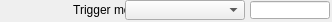
   <widget class="caFrame" name="caFrame_11">
    <property name="geometry">
     <rect>
      <x>350</x>
      <y>385</y>
      <width>332</width>
      <height>22</height>
     </rect>
    </property>
    <widget class="caLabel" name="caLabel_23">
     <property name="geometry">
      <rect>
       <x>0</x>
       <y>0</y>
       <width>144</width>
       <height>20</height>
      </rect>
     </property>
     <property name="frameShape">
      <enum>QFrame::NoFrame</enum>
     </property>
     <property name="text">
      <string>Trigger mode</string>
     </property>
     <property name="alignment">
      <set>Qt::AlignAbsolute|Qt::AlignRight|Qt::AlignTrailing|Qt::AlignVCenter</set>
     </property>
     <property name="fontScaleMode">
      <enum>ESimpleLabel::WidthAndHeight</enum>
     </property>
     <property name="foreground">
      <color>
       <red>0</red>
       <green>0</green>
       <blue>0</blue>
      </color>
     </property>
     <property name="background">
      <color alpha="0">
       <red>0</red>
       <green>0</green>
       <blue>0</blue>
      </color>
     </property>
    </widget>
    <widget class="caMenu" name="caMenu_3">
     <property name="geometry">
      <rect>
       <x>125</x>
       <y>0</y>
       <width>120</width>
       <height>20</height>
      </rect>
     </property>
     <property name="channel" stdset="0">
      <string>$(P)$(R)TriggerMode</string>
     </property>
     <property name="colorMode">
      <enum>caMenu::Static</enum>
     </property>
     <property name="foreground">
      <color>
       <red>0</red>
       <green>0</green>
       <blue>0</blue>
      </color>
     </property>
     <property name="background">
      <color>
       <red>115</red>
       <green>223</green>
       <blue>255</blue>
      </color>
     </property>
    </widget>
    <widget class="caLineEdit" name="caLineEdit_12">
     <property name="geometry">
      <rect>
       <x>250</x>
       <y>1</y>
       <width>80</width>
       <height>18</height>
      </rect>
     </property>
     <property name="alignment">
      <set>Qt::AlignAbsolute|Qt::AlignLeading|Qt::AlignLeft|Qt::AlignVCenter</set>
     </property>
     <property name="channel" stdset="0">
      <string>$(P)$(R)TriggerMode_RBV</string>
     </property>
     <property name="foreground">
      <color>
       <red>10</red>
       <green>0</green>
       <blue>184</blue>
      </color>
     </property>
     <property name="background">
      <color>
       <red>187</red>
       <green>187</green>
       <blue>187</blue>
      </color>
     </property>
     <property name="colorMode">
      <enum>caLineEdit::Static</enum>
     </property>
     <property name="precisionMode">
      <enum>caLineEdit::Channel</enum>
     </property>
     <property name="limitsMode">
      <enum>caLineEdit::Channel</enum>
     </property>
     <property name="maxValue">
      <double>1.000000000000000</double>
     </property>
     <property name="minValue">
      <double>0.000000000000000</double>
     </property>
     <property name="fontScaleMode">
      <enum>caLineEdit::WidthAndHeight</enum>
     </property>
     <property name="formatType">
      <enum>caLineEdit::string</enum>
     </property>
    </widget>
   </widget>
